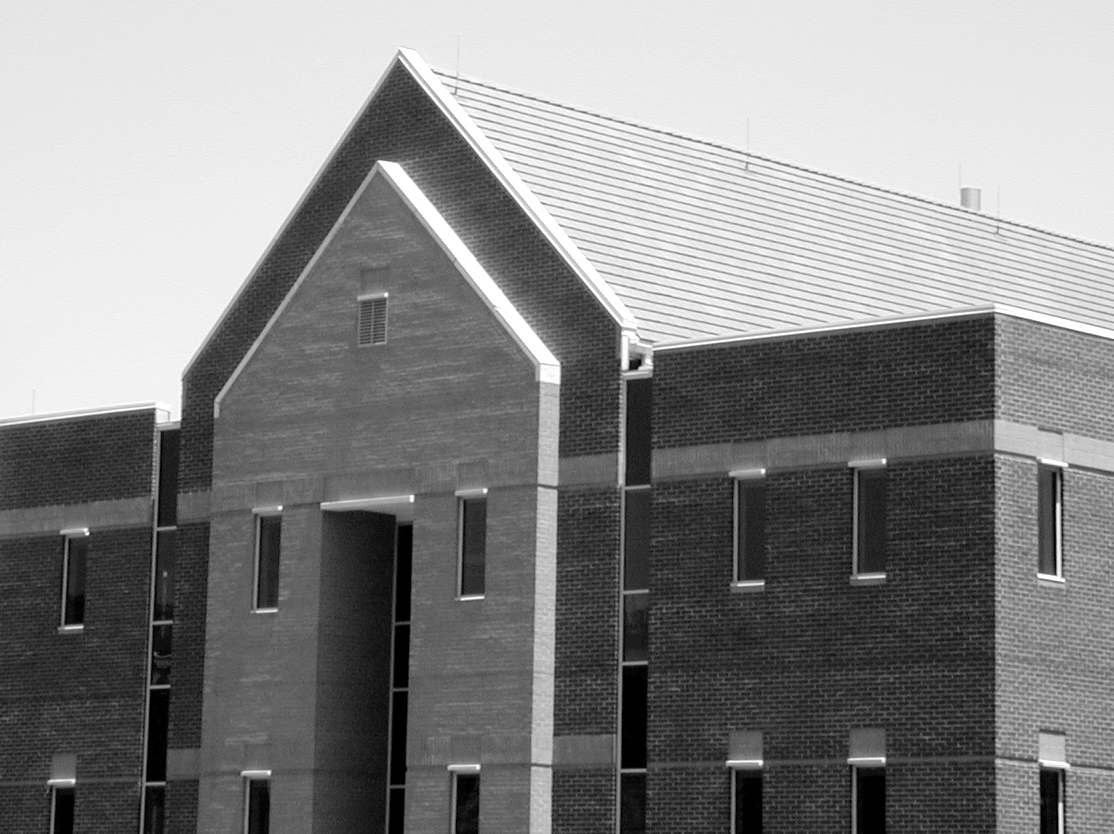
#> input picture pic/chapter10/p1.tif, 1114 x 834 px, found by its file name
$ python test1.py
#> lines starting #> are read from the running program, lines starting #| are printed output that depends on the picture
#> further down, src is the input picture: shape (834, 1114); min 0, max 255, mean 133.3
### 10_图像分割/10_2_点线和边缘检测/edge_detection.py
import numpy as np
import math


def gaussian_smooth(input_image):
    """
    高斯滤波
    Args:
        input_image : 原图像
    Returns:
        输出图像
    """

    input_image_cp = np.copy(input_image)

    # 生成高斯滤波器
    """
    常用尺寸为 5x5，σ=1.4 的高斯滤波器
    H[i, j] = (1/(2*pi*sigma**2))*exp(-1/2*sigma**2((i-k-1)**2 + (j-k-1)**2))
    """
    sigma = 1.4
    gau_sum = 0
    gaussian = np.zeros([5, 5])
    for i in range(5):
        for j in range(5):
            gaussian[i, j] = math.exp(
                (-1 / (2 * sigma * sigma)) *
                (np.square(i - 3) + np.square(j - 3))) / (2 * math.pi * sigma *
                                                          sigma)
            gau_sum = gau_sum + gaussian[i, j]

    # 归一化处理
    gaussian = gaussian / gau_sum

    # 高斯滤波
    w, h = input_image.shape
#> w = 640; h = 480
    output_image = np.zeros([w, h])

    for i in range(2, w - 2):
        for j in range(2, h - 2):
            output_image[i, j] = np.sum(
                gaussian * input_image_cp[i - 2:i + 3, j - 2:j + 3])
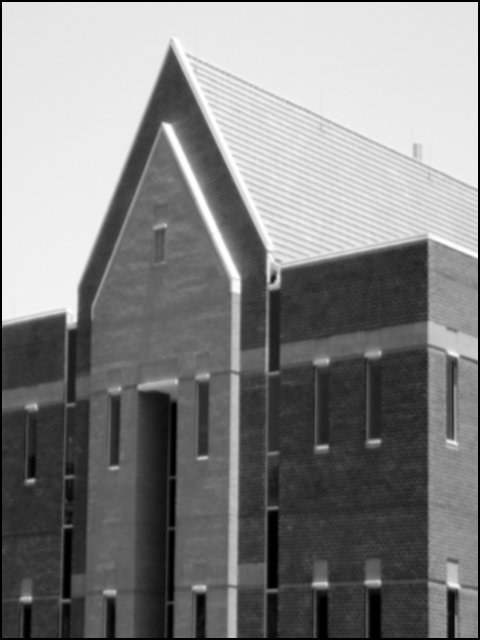
#> output_image: shape (640, 480) float64; min 0, max 255, mean 130.8; drawn with min black and max white

    return output_image


def cal_gradients(input_image):
    """
    计算梯度幅值
    Args:
        input_image : 原图像

    Returns:
        dx: x方向梯度值
        dy: y方向梯度值
        M: 梯度幅值
        theta: 梯度方向角
    """
    input_image_cp = np.copy(input_image).astype('float64')

    w, h = input_image_cp.shape
#> w = 640; h = 480
    dx = np.zeros([w, h])
    dy = np.zeros([w, h])
    M = np.zeros([w, h])
    theta = np.zeros([w, h])

    for i in range(w - 1):
        for j in range(h - 1):
            dx[i, j] = input_image_cp[i + 1, j] - input_image_cp[i, j]
            dy[i, j] = input_image_cp[i, j + 1] - input_image_cp[i, j]
            M[i, j] = np.sqrt(np.square(dx[i, j]) + np.square(dy[i, j]))
            theta[i, j] = math.atan(dx[i, j] / (dy[i, j] + 0.000000001))
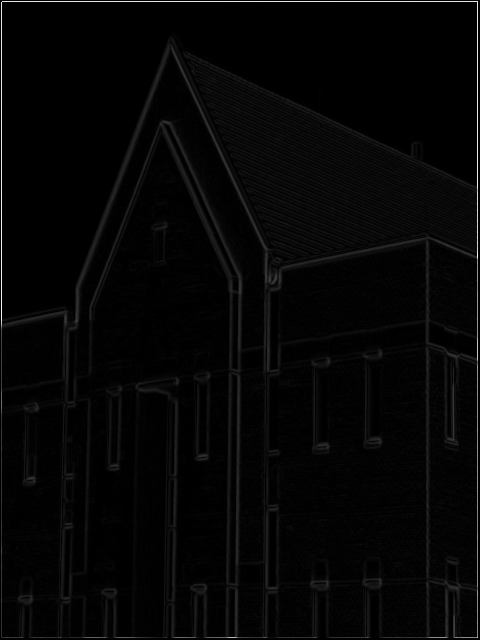
#> M: shape (640, 480) float64; min 0, max 253.6, mean 5.8
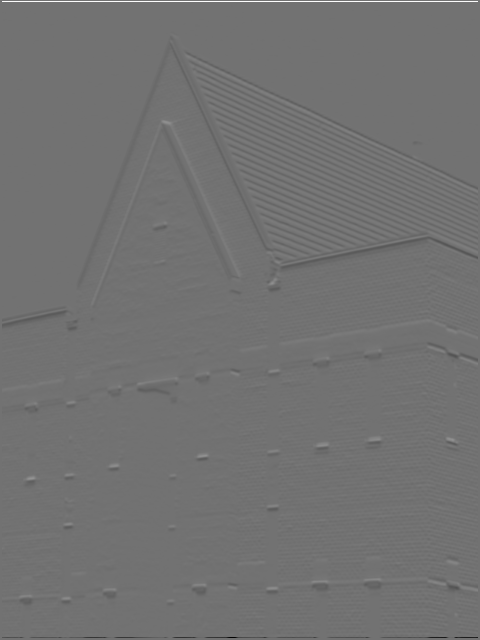
#> dx: shape (640, 480) float64; min -189.3, max 233.2, mean 0; drawn with min black and max white
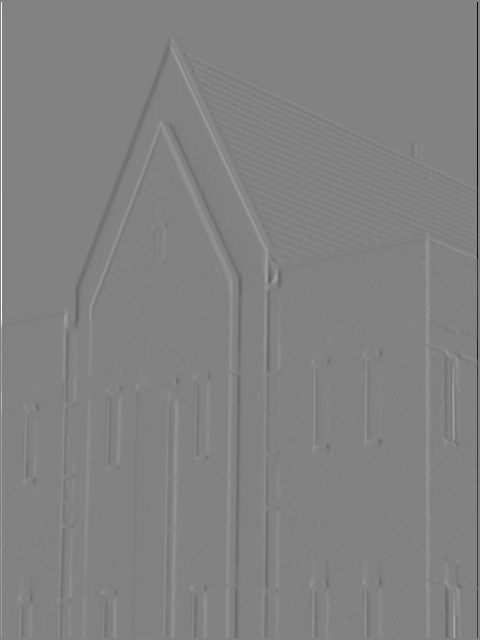
#> dy: shape (640, 480) float64; min -253.6, max 242.9, mean 0; drawn with min black and max white
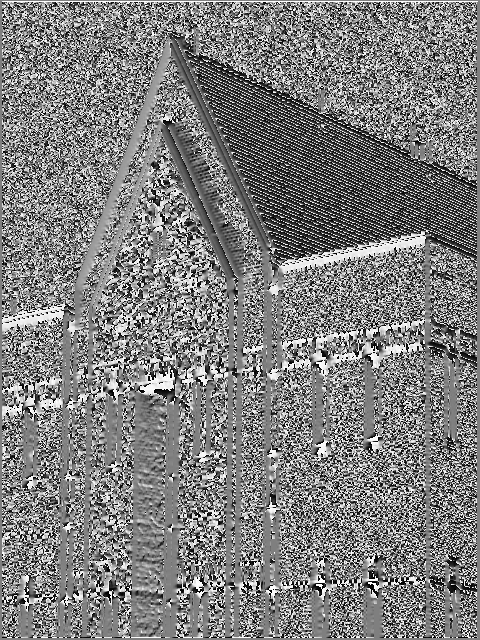
#> theta: shape (640, 480) float64; min -1.57, max 1.57, mean -0.00901; drawn with min black and max white

    return dx, dy, M, theta


def cal_NMS(M, dx, dy):
    """
    非极大值抑制
    Args:
        M: 梯度幅值
        dx : x方向梯度值
        dy : y方向梯度值
    Returns:
        非极大值抑制结果
    """

    d = np.copy(M)
    w, h = M.shape
#> w = 640; h = 480
    NMS = np.copy(d)
    # NMS[0, :] = NMS[w-1, :] = NMS[:, 0] = NMS[:, h-1] = 0

    for i in range(1, w - 1):
        for j in range(1, h - 1):

            # 如果当前梯度为0，该点就不是边缘点
            if M[i, j] == 0:
                NMS[i, j] = 0

            else:
                gradX = dx[i, j]  # 当前点 x 方向导数
                gradY = dy[i, j]  # 当前点 y 方向导数
                gradTemp = d[i, j]  # 当前梯度点

                # 如果 y 方向梯度值比较大，说明导数方向趋向于 y 分量
                if np.abs(gradY) > np.abs(gradX):
                    weight = np.abs(gradX) / np.abs(gradY)  # 权重
                    grad2 = d[i - 1, j]
                    grad4 = d[i + 1, j]

                    # 如果 x, y 方向导数符号一致
                    # 像素点位置关系
                    # g1 g2
                    #    c
                    #    g4 g3
                    if gradX * gradY > 0:
                        grad1 = d[i - 1, j - 1]
                        grad3 = d[i + 1, j + 1]

                    # 如果 x，y 方向导数符号相反
                    # 像素点位置关系
                    #    g2 g1
                    #    c
                    # g3 g4
                    else:
                        grad1 = d[i - 1, j + 1]
                        grad3 = d[i + 1, j - 1]

                # 如果 x 方向梯度值比较大
                else:
                    weight = np.abs(gradY) / np.abs(gradX)
                    grad2 = d[i, j - 1]
                    grad4 = d[i, j + 1]

                    # 如果 x, y 方向导数符号一致
                    # 像素点位置关系
                    #      g3
                    # g2 c g4
                    # g1
                    if gradX * gradY > 0:

                        grad1 = d[i + 1, j - 1]
                        grad3 = d[i - 1, j + 1]

                    # 如果 x，y 方向导数符号相反
                    # 像素点位置关系
                    # g1
                    # g2 c g4
                    #      g3
                    else:
                        grad1 = d[i - 1, j - 1]
                        grad3 = d[i + 1, j + 1]

                # 利用 grad1-grad4 对梯度进行插值
                gradTemp1 = weight * grad1 + (1 - weight) * grad2
                gradTemp2 = weight * grad3 + (1 - weight) * grad4

                # 当前像素的梯度是局部的最大值，可能是边缘点
                if gradTemp >= gradTemp1 and gradTemp >= gradTemp2:
                    NMS[i, j] = gradTemp

                else:
                    # 不可能是边缘点
                    NMS[i, j] = 0
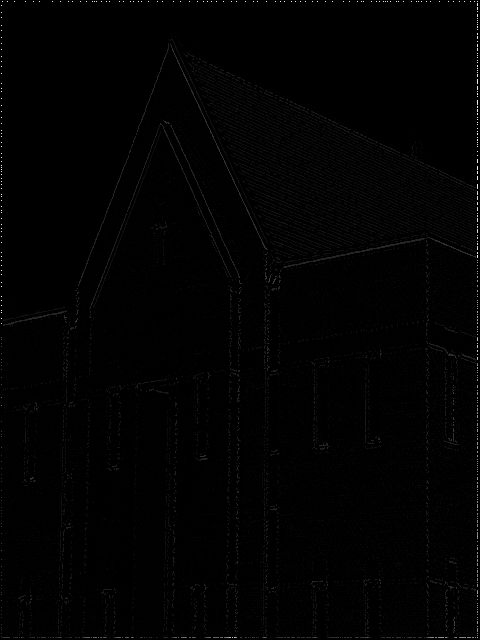
#> NMS: shape (640, 480) float64; min 0, max 253.6, mean 1.9

    return NMS


def double_threshold(NMS):
    """
    双阈值选取
    Args:
        NMS : 非极大值抑制结果
    Returns:
        输出图像
    """
    w, h = NMS.shape
#> w = 640; h = 480
    output_image = np.zeros([w, h])
    # 定义高低阈值
    TL = 0.1 * np.max(NMS)
#> TL = 25.36
    TH = 0.3 * np.max(NMS)
#> TH = 76.07

    for i in range(1, w - 1):
        for j in range(1, h - 1):
            # 双阈值选取
            if (NMS[i, j] < TL):
                output_image[i, j] = 0

            elif (NMS[i, j] > TH):
                output_image[i, j] = 1

        # 连接
            elif (NMS[i - 1, j - 1:j + 1] <
                  TH).any() or (NMS[i + 1, j - 1:j + 1].any() or
                                (NMS[i, [j - 1, j + 1]] < TH).any()):
                output_image[i, j] = 1
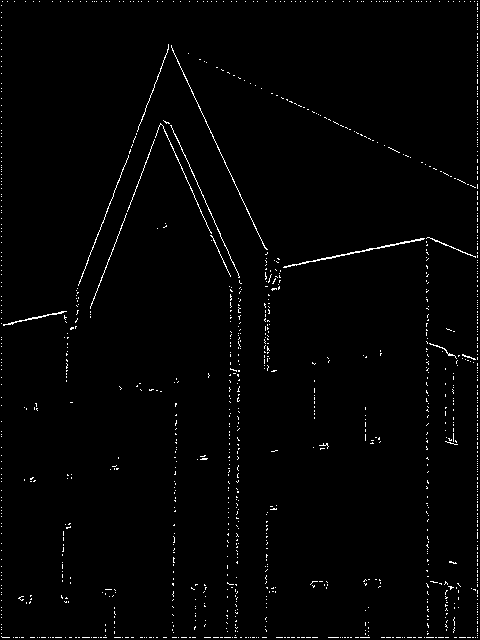
#> output_image: shape (640, 480) float64; values 0 (black) and 1 (white), 1.4% white in thin lines or dots

    return output_image


def canny(input_image):
    """
    坎尼边缘检测
    Args:
        input_image : 原图像
    Returns:
        输出图像
    """
    input_image_cp = np.copy(input_image)
    smooth_img = gaussian_smooth(input_image_cp)
    dx, dy, M, theta = cal_gradients(smooth_img)
    NMS = cal_NMS(M, dx, dy)
    output_image = double_threshold(NMS)

    return output_image

### 10_图像分割/10_2_点线和边缘检测/test1.py
import edge_detection
import cv2
import numpy as np

src_path = './pic/chapter10/p1.tif'
src = cv2.imread(src_path, 0)

src = cv2.resize(src, (480, 640))

dst = edge_detection.canny(src)

cv2.imshow('src', src)
cv2.imshow('dst', dst)
# cv2.imshow('dst1', dst1)
# print(src.shape,dst.shape,dst1.shape)
# cv2.imshow('dilate', dilate)

cv2.waitKey(0)

$ run again, with pic/chapter10/p2.tif copied over pic/chapter10/p1.tif
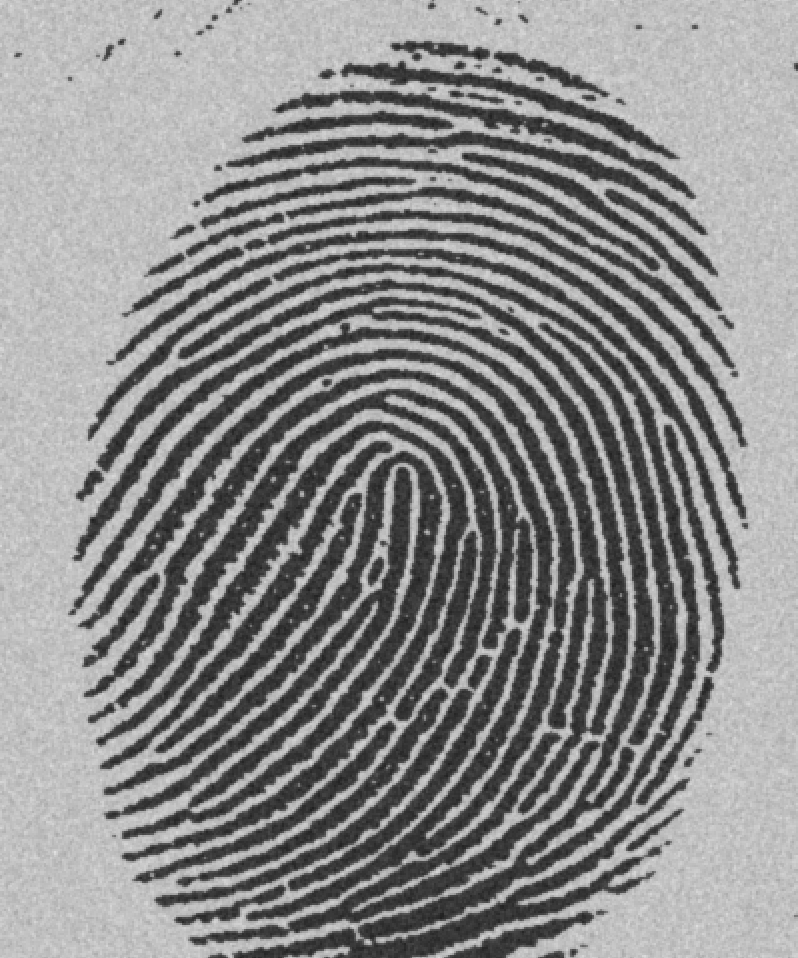
#> input picture pic/chapter10/p2.tif, 798 x 958 px, found by its file name
#> src is the input picture: shape (958, 798); min 29, max 224, mean 140
#> src: shape (640, 480)
#> after the loop in cal_NMS, `for i in range(1, w - 1):`:
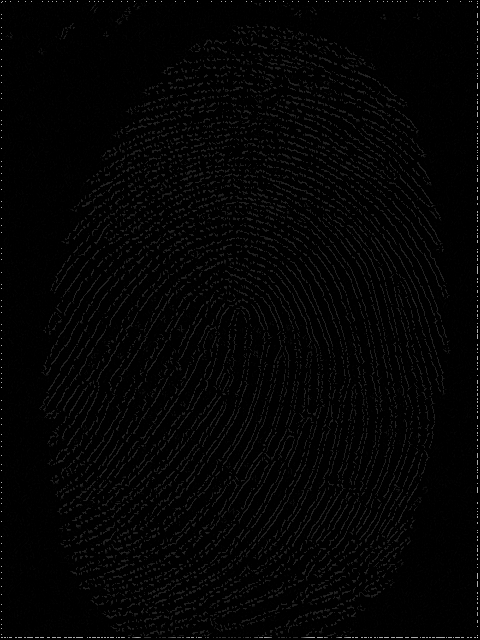
#> NMS: shape (640, 480) float64; min 0, max 286.8, mean 4.3; drawn with min black and max white
#> TL = 28.68
#> TH = 86.03
#> after the loop in double_threshold, `for i in range(1, w - 1):`:
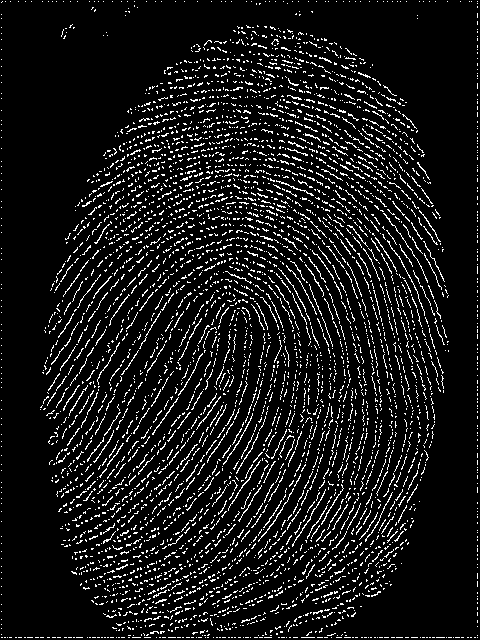
#> output_image: shape (640, 480) float64; values 0 (black) and 1 (white), 9.2% white in thin lines or dots
